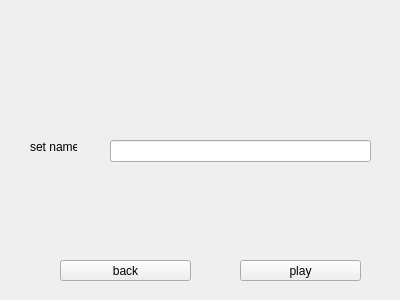
<?xml version="1.0" encoding="UTF-8"?>
<ui version="4.0">
 <class>first</class>
 <widget class="QWidget" name="first">
  <property name="geometry">
   <rect>
    <x>0</x>
    <y>0</y>
    <width>400</width>
    <height>300</height>
   </rect>
  </property>
  <property name="windowTitle">
   <string>Form</string>
  </property>
  <widget class="QLineEdit" name="textline">
   <property name="geometry">
    <rect>
     <x>110</x>
     <y>140</y>
     <width>261</width>
     <height>22</height>
    </rect>
   </property>
  </widget>
  <widget class="QPushButton" name="pushButton_3">
   <property name="geometry">
    <rect>
     <x>240</x>
     <y>260</y>
     <width>121</width>
     <height>21</height>
    </rect>
   </property>
   <property name="text">
    <string>play</string>
   </property>
  </widget>
  <widget class="QPushButton" name="pushButton_2">
   <property name="geometry">
    <rect>
     <x>60</x>
     <y>260</y>
     <width>131</width>
     <height>21</height>
    </rect>
   </property>
   <property name="text">
    <string>back</string>
   </property>
  </widget>
  <widget class="QLabel" name="label">
   <property name="geometry">
    <rect>
     <x>30</x>
     <y>140</y>
     <width>47</width>
     <height>13</height>
    </rect>
   </property>
   <property name="text">
    <string>set name</string>
   </property>
  </widget>
 </widget>
 <resources/>
 <connections>
  <connection>
   <sender>pushButton_3</sender>
   <signal>clicked()</signal>
   <receiver>textline</receiver>
   <slot>close()</slot>
   <hints>
    <hint type="sourcelabel">
     <x>306</x>
     <y>261</y>
    </hint>
    <hint type="destinationlabel">
     <x>369</x>
     <y>153</y>
    </hint>
   </hints>
  </connection>
  <connection>
   <sender>pushButton_2</sender>
   <signal>clicked()</signal>
   <receiver>textline</receiver>
   <slot>show()</slot>
   <hints>
    <hint type="sourcelabel">
     <x>190</x>
     <y>268</y>
    </hint>
    <hint type="destinationlabel">
     <x>259</x>
     <y>156</y>
    </hint>
   </hints>
  </connection>
  <connection>
   <sender>pushButton_3</sender>
   <signal>clicked()</signal>
   <receiver>label</receiver>
   <slot>close()</slot>
   <hints>
    <hint type="sourcelabel">
     <x>286</x>
     <y>264</y>
    </hint>
    <hint type="destinationlabel">
     <x>46</x>
     <y>149</y>
    </hint>
   </hints>
  </connection>
  <connection>
   <sender>pushButton_2</sender>
   <signal>clicked()</signal>
   <receiver>label</receiver>
   <slot>show()</slot>
   <hints>
    <hint type="sourcelabel">
     <x>115</x>
     <y>271</y>
    </hint>
    <hint type="destinationlabel">
     <x>58</x>
     <y>148</y>
    </hint>
   </hints>
  </connection>
 </connections>
</ui>
